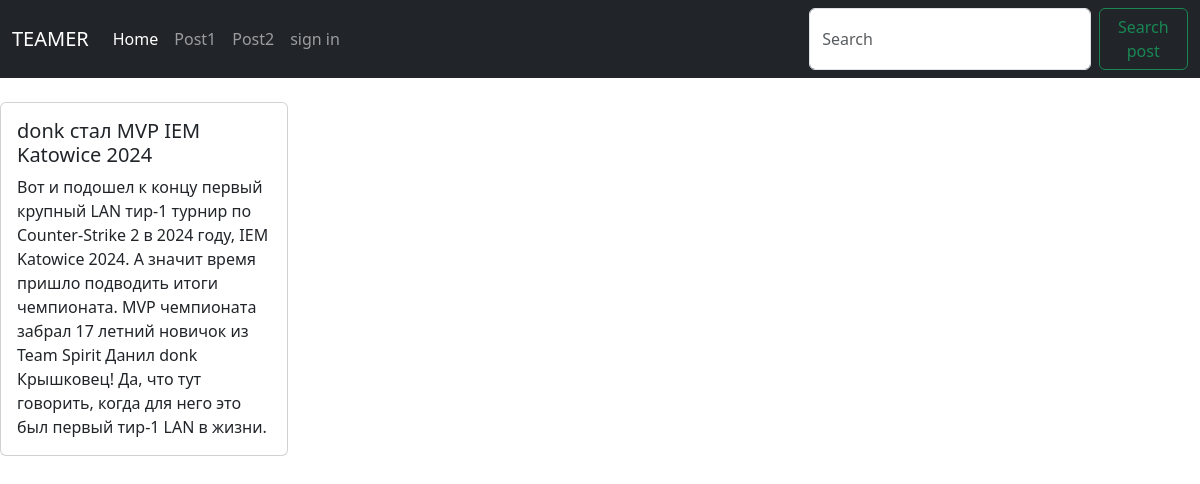
Page /webapp1/firstpost on the committed database.
### webapp1/models.py (models this page shows, shortened)
class Post(models.Model):
    title = models.CharField(max_length=60)
    subtitle = models.CharField(max_length=20)
    content = models.TextField()
    page = models.IntegerChoices("Pages", "1 2 3")
    categories = models.ManyToManyField(Category)

### webapp1/views.py (the view)
# urls.py: path('webapp1/firstpost', views.firstpost, name='firstpost'),
def firstpost(request):
    post = Post.objects.get(id=1)
    return render(request, 'firstpost.html', {'firstpost': post})

### webapp1/templates/firstpost.html
{% extends 'index.html' %}
{% block content %}
<div class="card" style="width: 18rem;">
  <div class="card-body">
    <h5 class="card-title">{{firstpost.title}}</h5>
    <p class="card-text">{{firstpost.content}}</p>
  </div>
</div>
{% endblock content %}

### webapp1/templates/index.html (shortened to what this page needs)
<!doctype html>
{% load static %}
<link rel="stylesheet" href="{% static 'css/bootstrap.min.css' %}">
<html lang="en">
  <head>
  </head>
  <body>
<nav class="navbar navbar-expand-md navbar-dark bg-dark mb-4">
  <div class="container-fluid">
    <a class="navbar-brand" href="/webapp1">TEAMER</a>
    <div class="collapse navbar-collapse" id="navbarCollapse">
      <ul class="navbar-nav me-auto mb-2 mb-md-0">
        <li class="nav-item">
          <a class="nav-link active" aria-current="page" href="/webapp1/home">Home</a>
        </li>
        <li class="nav-item">
          <a class="nav-link" href="/webapp1/firstpost">Post1</a>
        </li>
        <li class="nav-item">
            <a class="nav-link" href="/webapp1/secondpost">Post2</a>
          </li>
        <li class="nav-item">
          <a class="nav-link" href="/webapp1/signin" tabindex="-1" aria-disabled="true">sign in</a>
        </li>
      </ul>
      <form class="d-flex">
        <input class="form-control me-2" type="search" placeholder="Search" aria-label="Search">
        <button class="btn btn-outline-success" type="submit">Search post</button>
      </form>
    </div>
  </div>
</nav>
{% block content %}
{% endblock %}
</body>

### rows in the picture
Post: title "donk стал MVP IEM Katowice 2024", content "Вот и подошел к концу первый крупный LAN тир-1 турнир по Counter-Strike 2 в 2024 году, IEM Katowice 2024. А значит время пришло подводить итоги чемпионата. MVP чемпионата забрал 17 летний новичок из Team Spirit Данил donk Крышковец! Да, что тут говорить, когда для него это был первый тир-1 LAN в жизни."
